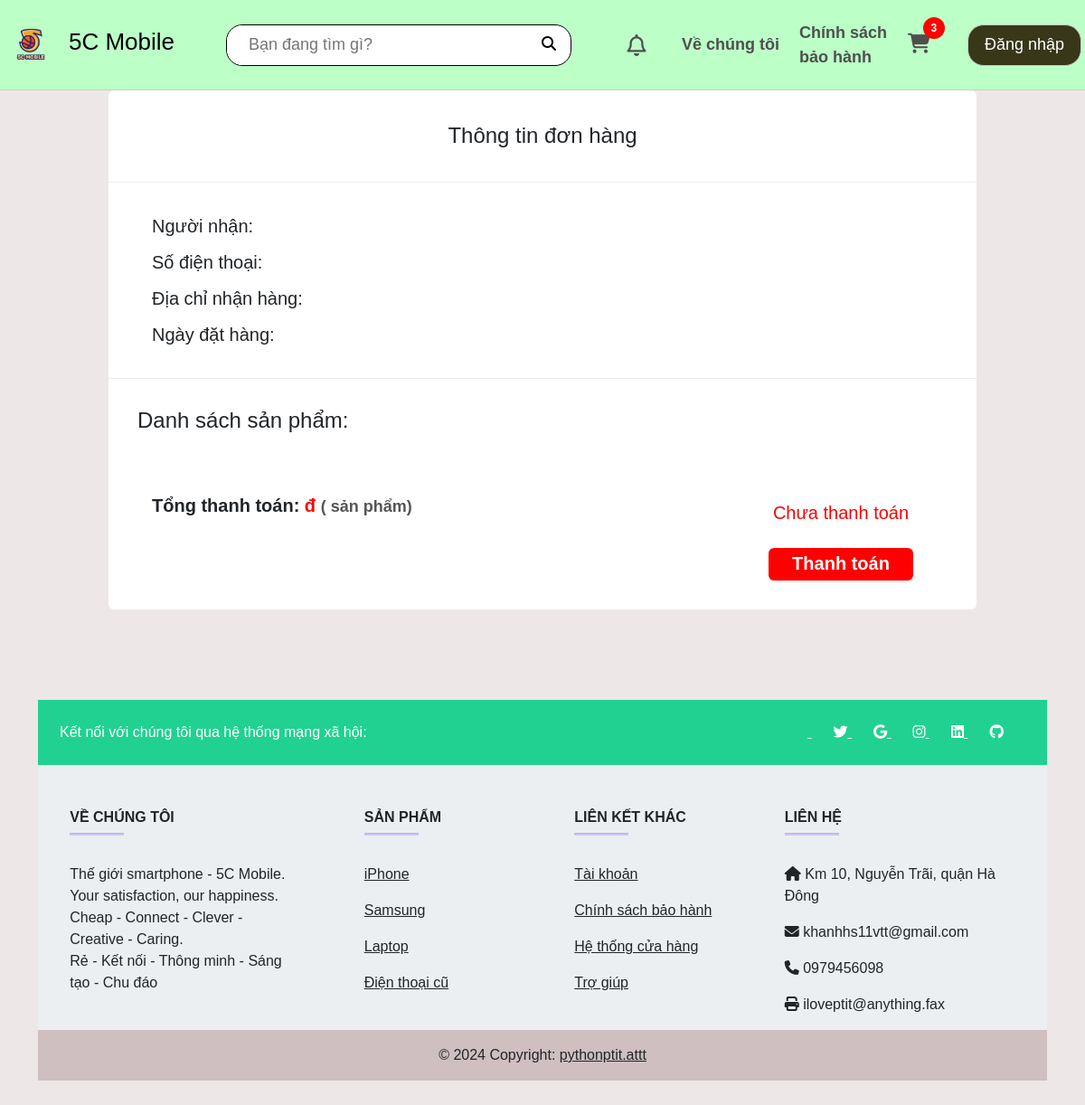
The page /order/details/139 (signed in) on the database as committed earlier.
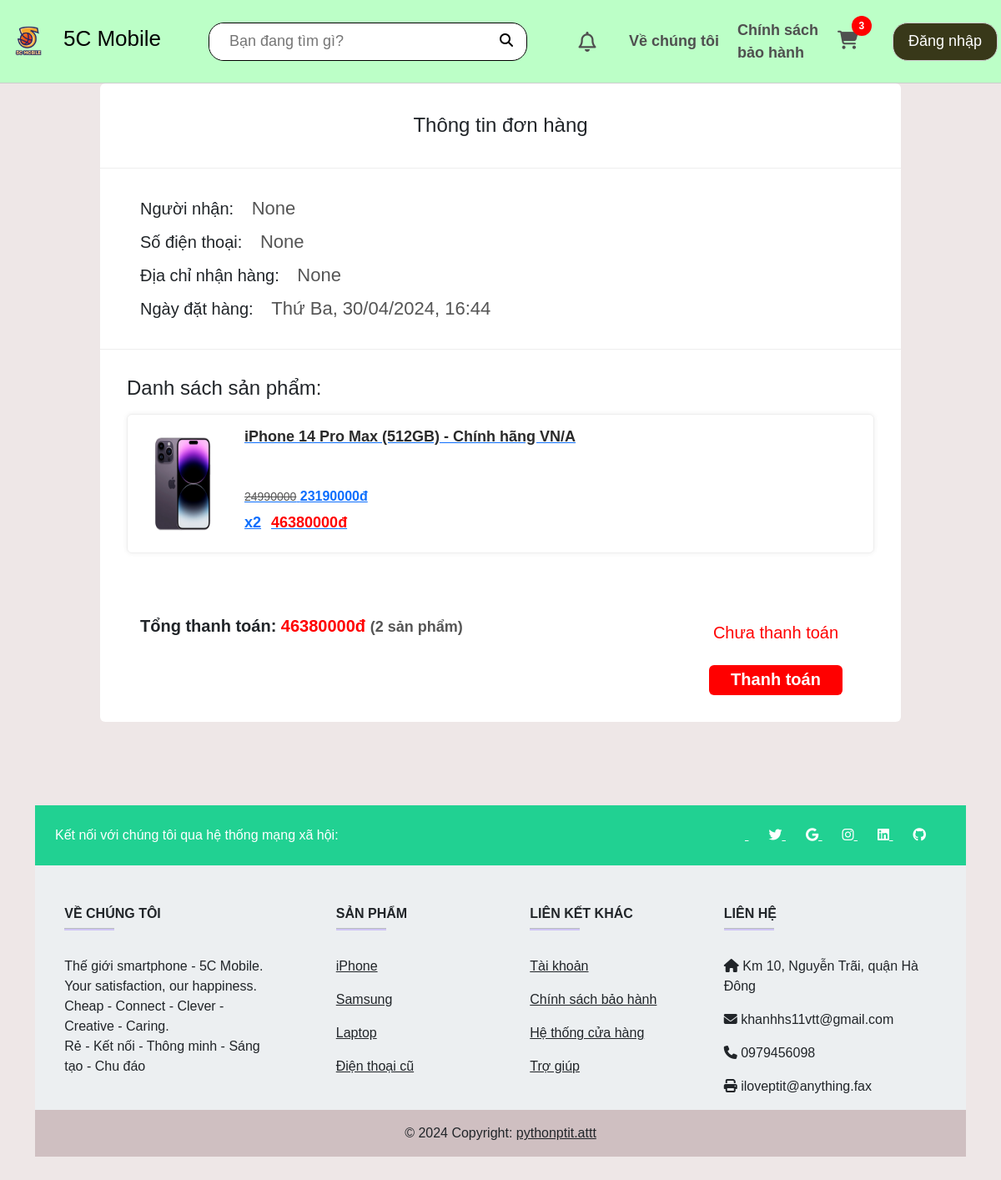
The same page on the database as committed later.
### app/models.py (models this page shows, shortened)
class Order(models.Model):
    customer = models.ForeignKey(User, on_delete=models.SET_NULL, blank=True, null=True)
    name = models.CharField(max_length=100, null=True)
    address = models.CharField(max_length=250, null=True)
    phoneNumber = models.CharField(max_length=10, null=True)
    dateOrder = models.DateTimeField(auto_now_add=True)
    complete = models.BooleanField(default=False, null=True, blank=False)
    active = models.BooleanField(default=False)
    isPaid = models.BooleanField(default=False)
    def getDateOrder(self):
        weekdays = ["Thứ Hai", "Thứ Ba", "Thứ Tư", "Thứ Năm", "Thứ Sáu", "Thứ Bảy", "Chủ Nhật"]
        return weekdays[self.dateOrder.astimezone().weekday()] + ', ' + self.dateOrder.astimezone().strftime("%d/%m/%Y, %H:%M")
    @property
    def getOrderItemsAmount(self):
        orderitems = self.orderitem_set.all()
        total = sum([item.quantity for item in orderitems])
        return total
    def getOrderTotalPrice(self):
        orderitems = self.orderitem_set.all()
        total = sum([item.get_total for item in orderitems])
        return total

class OrderItem(models.Model):
    product = models.ForeignKey(Product, on_delete=models.SET_NULL, blank=True, null=True)
    order = models.ForeignKey(Order, on_delete=models.SET_NULL, blank=True, null=True)
    quantity = models.IntegerField(default=0, null=True, blank=True)
    dateAdded = models.DateTimeField(auto_now_add=True)
    @property
    def get_total(self):
        return self.product.price * self.quantity

class Product(models.Model):
    name = models.CharField(max_length=100, null=True)
    price = models.IntegerField()
    cost = models.IntegerField()
    image = models.ImageField(upload_to='product', null=True, blank=True)
    imageURL = models.URLField(null=True, blank=True)
    launchYear = models.IntegerField(default='N/A', null=True, blank=True)
    author = models.CharField(default='N/A', max_length=100, null=True, blank=True)
    description = models.CharField(default='Người bán chưa cung cấp thông tin mô tả sản phẩm.', max_length=3000, null=True, blank=True)
    slugName = models.SlugField(unique=True, null=True, blank=True)
    CATEGORY_CHOICES = [
        ('category0', 'Chưa phân loại'),
        ('category1', 'iPhone cũ'),
        ('category2', 'Tablet'),
        ('category3', 'Samsung'),
        ('category4', 'Oppo - Xiaomi'),
        ('category5', 'Laptop'),
        ('category6', 'iPhone'),
    ]
    category = models.CharField(
        max_length=30,
        choices=CATEGORY_CHOICES,
        default='category0',
    )

### app/views.py (the view)
# urls.py: path('order/details/<int:order_id>', views.orderDetails, name='order-details'),
def orderDetails(request, order_id):
    if request.user.is_authenticated:
        customer = request.user
        cart, created = Cart.objects.get_or_create(customer=customer)
        try:
            order = get_object_or_404(Order, customer=customer, id=order_id)
            items = order.orderitem_set.all()
        except Http404:
            order = {'get_cart_items':0, 'get_cart_total':0}
            items = []
    else:
        customer = None
        cart = {'getCartItemsAmount': 0}
        order = {'get_cart_items':0, 'get_cart_total':0}
        items = []
    context = {'cart': cart ,'order': order, 'items': items}
    return render(request, 'app/orderdetail.html', context)

### app/models.py (called while the page is built)
    @property
    def avatarURL(self):
        url = '/static/app/images/avatar-icon.png'
        try:
            url = self.avatar.url
        except:
            url = '/static/app/images/avatar-icon.png'
        return url

    def getCartItemsAmount(self):
        cartItems = self.cartitem_set.all()
        total = sum([item.quantity for item in cartItems])
        return total

### app/templates/app/orderdetail.html (shortened to what this page needs)
{% extends 'app/base.html' %}
{% load static %}
{% block title %}
    <link rel="stylesheet" href="{% static 'app/css/orderdetail.css' %}"/>
{% endblock title %}
{% block content %}
    <div class="order-details">
        <h2 class="order-details__heading">Thông tin đơn hàng</h2>
        <div class="customer">
            <h4>Người nhận: <span>{{order.name}}</span></h4>
            <h4>Số điện thoại: <span>{{order.phoneNumber}}</span></h4>
            <h4>Địa chỉ nhận hàng: <span>{{order.address}}</span></h4>
            <h4>Ngày đặt hàng: <span>{{order.getDateOrder}}</span></h4>
        </div>
        <div class="list-product">
            <h4 class="list-product__heading">Danh sách sản phẩm:</h4>
            {% for item in items %}
                <a class="product" href="{% url 'product' item.product.slugName %}">
                    <img class="product__img" src="{{item.product.imageURL}}">
                    <div class="product__info">
                        <h4 class="info__heading">{{item.product.name}}</h4>
                        <div class="info__body">
                            <div class="info__body-price">
                                <del>{{item.product.cost}}</del>
                                {{item.product.price}}đ
                            </div>
                            <div class="total-price">
                                <div class="total-price__quantity">x{{item.quantity}}</div>
                                <div class="total-price__total">{{item.get_total}}đ</div>
                            </div>
                        </div>
                    </div>
                </a>
            {% endfor %}
        </div>
        <div class="order-details__controls">
            <div class="order-details__bill">
                Tổng thanh toán: <span>{{order.getOrderTotalPrice}}đ</span>
                <label>({{order.getOrderItemsAmount}} sản phẩm)</label>
            </div>
            <div class="order-details__status">
                {% if order.isPaid %}
                    {% if order.complete %}
                        <label style="color: #31af91">Đã hoàn thành</label>
                        <button data-order="{{order.id}}" type="button" disabled class="order-demo-button order__complete complete">
                            <img src="{% static 'app/images/success-icon.png' %}">
                        </button>
                    {% else %}
                        <label style="color: #ff7600">Chưa hoàn thành</label>
                        <button data-order="{{order.id}}" type="button" class="order-demo-button order__complete">Đã nhận hàng</button>
                    {% endif %}
                {% else %}
                    <label style="color: #ff0000">Chưa thanh toán</label>
                    <button data-order="{{order.id}}" type="button" class="order-demo-button order__pay-again">Thanh toán</button>
                {% endif %}
            </div>
        </div>
    </div>
{% endblock content %}

Rows that differ between the two databases and show on the page:
added Order: name "None", phoneNumber "None", address "None", getDateOrder "Thứ Ba, 30/04/2024, 16:44", getOrderTotalPrice "46380000", getOrderItemsAmount "2"
added OrderItem: product.imageURL (picture), product.name "iPhone 14 Pro Max (512GB) - Chính hãng VN/A", product.cost "24990000", product.price "23190000", quantity "2", get_total "46380000"
